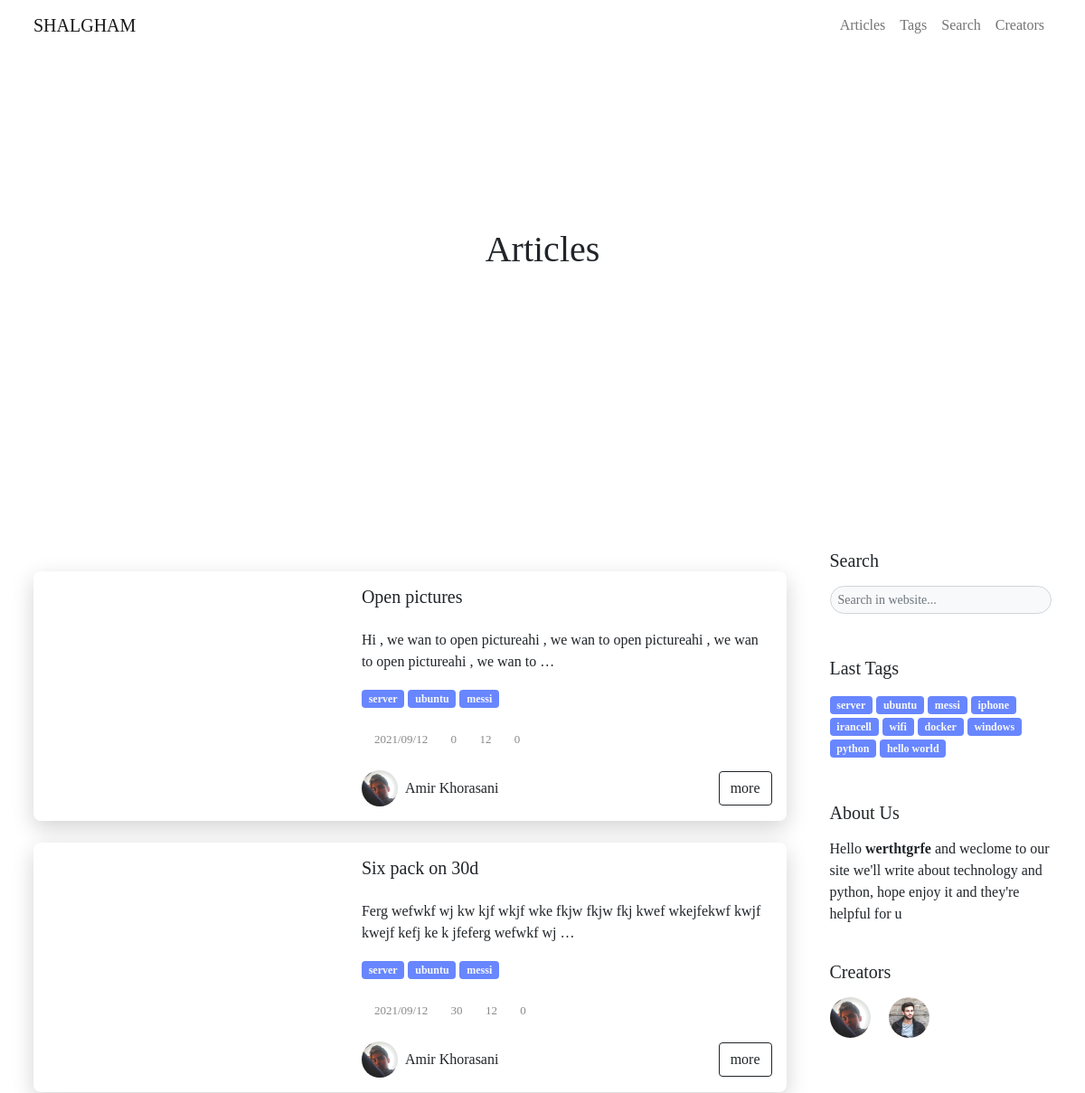
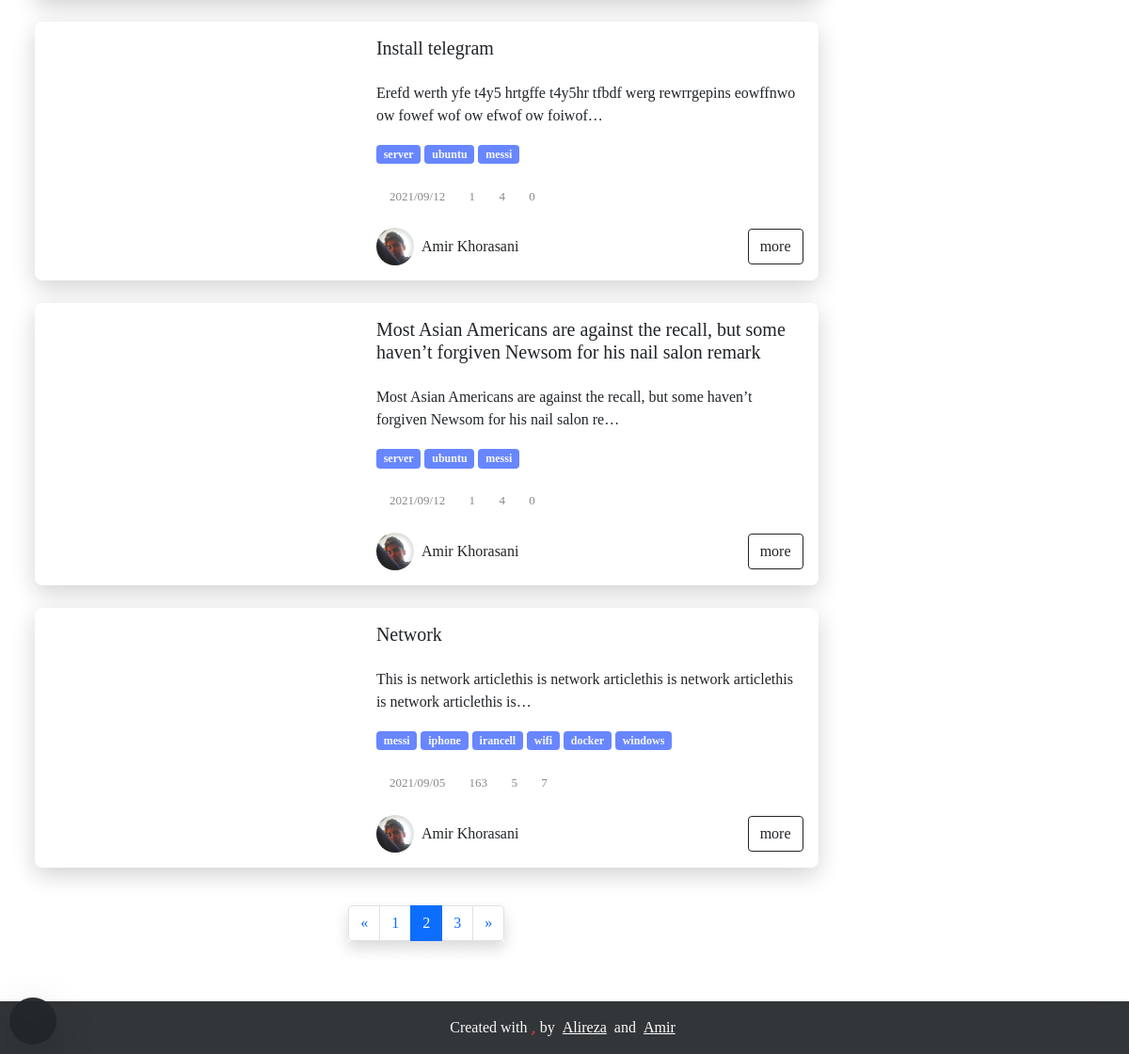
Screenshot of /articles?p=2 with the database file from the repository (2 pictures, top to bottom).
### blog/models.py (models this page shows, shortened)
class Article(models.Model):
    title_en   = models.CharField(max_length=200) # english title
    desc_en    = models.TextField() # english description for article in home
    body_en    = RichTextUploadingField() # english body
    slug       = models.SlugField(max_length=100,unique=True) # slug of the article
    short_slug = models.SlugField(editable=False) # auto created in auto_slug_article function
    views      = models.IntegerField(default=0) # number of views this article
    status     = models.BooleanField(default=True) # article status => true:publish , false:draft
    created    = models.DateTimeField(auto_now_add=True) # auto complete created time
    updated    = models.DateTimeField(auto_now=True) # auto compelete last update
    author     = models.ForeignKey(User,editable=False,null=True,on_delete=models.SET_NULL,related_name='articles') # auto delete article on delete author
    category   = models.ManyToManyField(Category,blank=True,related_name='articles') # article categories
    thumbnail  = models.ImageField(upload_to='articles') # article thumbnail in post card and main page
    readtime   = models.IntegerField(default=0) # suggested time for readnig the article
    class Meta:
        verbose_name_plural = 'Articles'
        ordering            = ['-created'] # for new to old sorting in admin panel
    objects = ArticleManager() # set managers for this class
    def simple_created(self):
        return self.created.strftime("%Y/%m/%d")
    simple_created.short_description = "created"

class Category(models.Model):
    name_en    = CharField(max_length=100) # English name
    slug       = SlugField(editable=False) # auto created in auto_slug_category function
    created    = DateTimeField(auto_now_add=True) # auto complete created time
    status     = BooleanField(default=True) # category status => true:publish , false:draft
    thumbnail  = models.ImageField(upload_to='categories',null=True) # article thumbnail in post card and main page
    class Meta:
        verbose_name_plural = 'Categories'
        ordering            = ['-created'] # for new to old sorting in admin panel
    objects = CategoryManager() # set managers for this class
    def simple_created(self):
        return self.created.strftime("%Y/%m/%d %H:%M")
    simple_created.short_description = "created"

class User(AbstractUser):
    thumbnail     = models.ImageField(upload_to='creators',default='creators/default.png')
    telegram      = models.URLField(null=True,blank=True)
    instagram     = models.URLField(null=True,blank=True)
    github        = models.URLField(null=True,blank=True)
    user_page_url = models.CharField(max_length=200)
    desc          = RichTextField(null=True)
    skills        = models.CharField(max_length=500,null=True,help_text='pls separate the skills by 3')
    def full_capital_name(self):
        if self.first_name and self.last_name:
            return f'{self.first_name.capitalize()} {self.last_name.capitalize()}'
        else:
            return self.username.capitalize()

class Comment(models.Model):
    admin    = models.ForeignKey(User,editable=False,default=None,null=True,on_delete=models.SET_NULL)
    article  = models.ForeignKey(Article,on_delete=models.CASCADE,related_name='comments')
    name     = CharField(max_length=50)
    desc     = RichTextField()
    created  = models.DateTimeField(auto_now_add=True) # date of comment creation
    reply_to = models.ForeignKey('self',null=True,blank=True,on_delete=models.CASCADE,related_name='replies') # for reply comments
    status   = models.BooleanField(default=False) # comment status => true:publish , false:draft
    avatar   = models.ForeignKey(Avatar,on_delete=models.SET_NULL,null=True) # comment avatar => has default and auto customize for admins
    class Meta:
        ordering = ('-created',)
    objects = CommentsManager() # set managers for this class

### blog/views.py (the view)
# urls.py: path('articles',ArticlesListView.as_view(),name='articles'),
class ArticlesListView(ListView):
    queryset            = get_list_or_404(Article.objects.active())
    template_name       = 'articles.html'
    context_object_name = 'articles'
    paginate_by         = 5
    page_kwarg          = 'p'

### template/articles.html (shortened to what this page needs)
{% load static %} {% load template_tags %}
<!DOCTYPE html>
<html lang="en">
<head>
    <link rel="stylesheet" href="{% static 'blog/css/swiper.min.css' %}">
    <link rel="stylesheet" href="{% static 'blog/css/bootstrap.css' %}">
    <link rel="stylesheet" href="{% static 'blog/fontawesome-free-5.15.3-web/css/all.css' %}">
    <link rel="stylesheet" href="{% static 'blog/css/custom.css' %}">
    <link rel="stylesheet" href="{% static 'blog/css/responsiv.css' %}">
    <link rel="stylesheet" href="{% static 'blog/css/pages/tags.css' %}">
</head>
<body data-src="../media/img/header.jpg">
    <header class="thumbnail">
        {% include 'partials/navbar.html' %}
        <div class="text-center header-img">
            <h1 class="w-100">
                Articles
            </h1>
        </div>
    </header>
    <main class="py-5">
        <div class="container">
            <div class="row gx-md-5">
                <div class="col-md-8 col-lg-9">
                    <section>
                        {% for article in articles %}
                        <div class="card rounded my-4 overflow-hidden">
                            <div class="row g-0">
                                <div class="col-lg-6 col-xl-5 p-3">
                                    <div class="img-card h-100 rounded" data-src="'{{ article.thumbnail.url }}'"></div>
                                </div>
                                <div class="col-lg-6 col-xl-7 p-3">
                                    <h5 class="pb-3">
                                        {{ article.title_en|capfirst }}
                                    </h5>
                                    <p class="mb-3">
                                        {{ article.desc_en|capfirst|safe|truncatechars:100 }}
                                    </p>
                                    {% for category in article.category.active %}
                                    <a href="{% url 'blog:tag' category.slug %}" class="badge bg-info text-light text-decoration-none">
                                            {{ category.name_en|lower }}
                                        </a> {% endfor %}
                                    <div class="icons-card pt-2 mt-3">
                                        <div class="d-inline-flex w-auto align-items-center flex-wrap">
                                            <i class="fas fa-calendar"></i>
                                            <p class="m-0 ps-1 pe-2">{{ article.created|date:'Y/m/d' }}</p>
                                        </div>
                                        <div class="d-inline-flex w-auto align-items-center flex-wrap">
                                            <i class="fas fa-eye"></i>
                                            <p class="m-0 ps-1 pe-2">{{ article.views }}</p>
                                        </div>
                                        <div class="d-inline-flex w-auto align-items-center flex-wrap">
                                            <i class="fas fa-clock"></i>
                                            <p class="m-0 ps-1 pe-2">{{ article.readtime }}</p>
                                        </div>
                                        <div class="d-inline-flex w-auto align-items-center flex-wrap">
                                            <i class="fas fa-comment"></i>
                                            <p class="m-0 ps-1 pe-2">{{ article.comments.active|length }}</p>
                                        </div>
                                    </div>
                                    <div class="d-flex align-items-center justify-content-between flex-wrap">
                                        <a href="/{{ article.author.user_page_url }}" class="pe-3 text-decoration-none mt-4 dark-on text-dark d-inline-flex align-items-center">
                                            <img src="{{ article.author.thumbnail.url }}" class="img-sm rounded-pill " alt="">
                                            <div class="px-2">
                                                <span>
                                                        {{ article.author.full_capital_name }}
                                                    </span>
                                            </div>
                                        </a>
                                        <a href="{% url 'blog:article_slug' article.slug %}" class="btn btn-outline-dark d-block ms-auto mt-4">
                                                more
                                        </a>
                                    </div>
                                </div>
                            </div>
                        </div>
                        {% endfor %}
                    {% if is_paginated %}
                        <div class="pt-3">
                            <nav aria-label="Page navigation example" class="bg-opacity">
                                <ul class="pagination d-flex justify-content-center">
                                    <li class="page-item shadow">
                                        {% if page_obj.has_previous %}
                                            <a class="page-link" href="{% url 'blog:articles' %}?p={{page_obj.previous_page_number}}" aria-label="Previous">
                                                <span aria-hidden="true">&laquo;</span>
                                            </a>
                                        {% else %}
                                            <a class="page-link" aria-label="Previous" style="cursor: not-allowed;">
                                                <span aria-hidden="true">&laquo;</span>
                                            </a>
                                        {% endif %}
                                    </li>
                                    {% if page_obj.paginator.num_pages > 7 %}
                                        {% if page_obj.number|add:"3" >= page_obj.paginator.num_pages %}
                                            <li class="page-item shadow"><a class="page-link" href="{% url 'blog:articles' %}?p=1">1</a></li>
                                            <li class="page-item shadow"><a class="page-link" style="pointer-events: none;">...</a></li>
                                            {% calculate_latest_5_page_numbers page_obj.paginator.num_pages as range_number %}
                                            {% for page_number in '12345'|make_list %}
                                                {% if forloop.counter|add:range_number == page_obj.number %}
                                                    <li class="page-item shadow active"><a class="page-link" href="#">{{ page_obj.number }}</a></li>
                                                {% else %}
                                                    <li class="page-item shadow"><a class="page-link" href="{% url 'blog:articles' %}?p={{forloop.counter|add:range_number}}">{{ forloop.counter|add:range_number }}</a></li>
                                                {% endif %}
                                            {% endfor %}
                                        {% elif page_obj.number|add:"-3" <= 1 %}
                                            {% for page_number in '12345'|make_list %}
                                                {% if forloop.counter == page_obj.number %}
                                                    <li class="page-item shadow active"><a class="page-link" href="{% url 'blog:articles' %}?p={{page_obj.number}}">{{ page_obj.number }}</a></li>
                                                {% else %}
                                                    <li class="page-item shadow"><a class="page-link" href="{% url 'blog:articles' %}?p={{forloop.counter}}">{{ forloop.counter }}</a></li>
                                                {% endif %}
                                            {% endfor %}
                                            <li class="page-item shadow"><a class="page-link" style="pointer-events: none;">...</a></li>
                                            <li class="page-item shadow"><a class="page-link" href="{% url 'blog:articles' %}?p={{page_obj.paginator.num_pages}}">{{ page_obj.paginator.num_pages }}</a></li>
                                        {% else %}
                                            <li class="page-item shadow"><a class="page-link" href="{% url 'blog:articles' %}?p=1">1</a></li>
                                            <li class="page-item shadow"><a class="page-link" style="pointer-events: none;">...</a></li>
                                            <li class="page-item shadow"><a class="page-link" href="{% url 'blog:articles' %}?p={{page_obj.previous_page_number}}">{{ page_obj.previous_page_number }}</a></li>
                                            <li class="page-item shadow active"><a class="page-link" href="#">{{ page_obj.number }}</a></li>
                                            <li class="page-item shadow"><a class="page-link" href="{% url 'blog:articles' %}?p={{page_obj.next_page_number}}">{{ page_obj.next_page_number }}</a></li>
                                            <li class="page-item shadow"><a class="page-link" style="pointer-events: none;">...</a></li>
                                            <li class="page-item shadow"><a class="page-link" href="{% url 'blog:articles' %}?p={{page_obj.paginator.num_pages}}">{{ page_obj.paginator.num_pages }}</a></li>
                                        {% endif %}
                                    {% else %}
                                        {% for page_number in page_obj.paginator.page_range %}
                                            {% if page_obj.number == page_number %}
                                                <li class="page-item shadow active"><a class="page-link" href="#">{{ page_number }}</a></li>
                                            {% else %}
                                                <li class="page-item shadow"><a class="page-link" href="{% url 'blog:articles' %}?p={{page_number}}">{{ page_number }}</a></li>
                                            {% endif %}
                                        {% endfor %}
                                    {% endif %}
                                    <li class="page-item shadow">
                                        {% if page_obj.has_next %}
                                            <a class="page-link" href="{% url 'blog:articles' %}?p={{page_obj.next_page_number}}" aria-label="Next">
                                                <span aria-hidden="true">&raquo;</span>
                                            </a>
                                        {% else %}
                                            <a class="page-link" aria-label="Next" style="cursor: not-allowed;">
                                                <span aria-hidden="true">&raquo;</span>
                                            </a>
                                        {% endif %}
                                    </li>
                                </ul>
                            </nav>
                        </div>
                    {% endif %}
                    </section>
                </div>
                {% include 'partials/col-4.html' %}
            </div>
        </div>
    </main>
    {% include 'partials/footer.html' %}
</body>
</html>

### template/partials/col_4_tags.html (shortened to what this page needs)
{% if fix %}
    {% for category in col_4_tags %}
        <a href="{% url 'blog:tag' category.slug %}" class="badge bg-info text-light text-decoration-none">
            {{ category.name_en|lower }}
        </a> {% endfor %} {% endif %}

### template/partials/col_4_social.html
<div id='creators'>
    {% for creator in creators %}
        <a href="/{{ creator.user_page_url }}" class="text-decoration-none admin">
            <img src="{{ creator.thumbnail.url }}" class="img-sm rounded-pill me-3" alt="">
        </a>
    {% endfor %}
</div>

### rows the page displays
Article: title_en "Open pictures", desc_en "Hi , we wan to open pictureahi , we wan to open pictureahi , we wan to open pictureahi , we wan to …", created "2021/09/12", views "0", readtime "12", comments.active|length "0", author.thumbnail (picture), author.full_capital_name "Amir Khorasani"
Category: name_en "server"
Category: name_en "ubuntu"
Category: name_en "messi"
Article: title_en "Six pack on 30d", desc_en "Ferg wefwkf wj kw kjf wkjf wke fkjw fkjw fkj kwef wkejfekwf kwjf kwejf kefj ke k jfeferg wefwkf wj …", created "2021/09/12", views "30", readtime "12", comments.active|length "0", author.thumbnail (picture), author.full_capital_name "Amir Khorasani"
Article: title_en "Install telegram", desc_en "Erefd werth yfe t4y5 hrtgffe t4y5hr tfbdf werg rewrrgepins eowffnwo ow fowef wof ow efwof ow foiwof…", created "2021/09/12", views "1", readtime "4", comments.active|length "0", author.thumbnail (picture), author.full_capital_name "Amir Khorasani"
Article: title_en "Most Asian Americans are against the recall, but some haven’t forgiven Newsom for his nail salon remark", desc_en "Most Asian Americans are against the recall, but some haven’t forgiven Newsom for his nail salon re…", created "2021/09/12", views "1", readtime "4", comments.active|length "0", author.thumbnail (picture), author.full_capital_name "Amir Khorasani"
Article: title_en "Network", desc_en "This is network articlethis is network articlethis is network articlethis is network articlethis is…", created "2021/09/05", views "163", readtime "5", comments.active|length "7", author.thumbnail (picture), author.full_capital_name "Amir Khorasani"
Category: name_en "iphone"
Category: name_en "irancell"
Category: name_en "wifi"
Category: name_en "docker"
Category: name_en "windows"
Category: name_en "python"
Category: name_en "hello world"
User: thumbnail (picture)
User: thumbnail (picture)

### other values shown
{{ page_number }} "1" "3"
{{ page_number }} "2"
{{ col_4_about|safe }} "Hello werthtgrfe and weclome to our site we'll write about technology and python, hope enjoy it and they're helpful for u"
